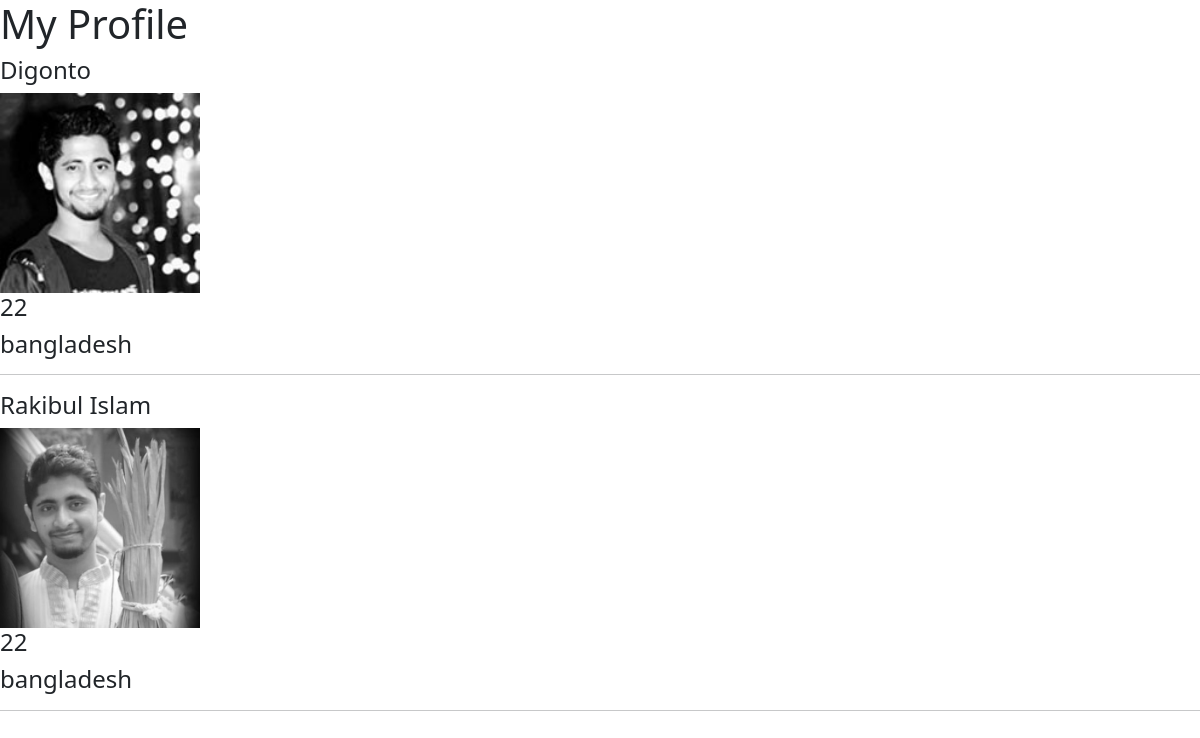
/profile/, run on the app's committed database.
### my_profile/models.py (models this page shows)
class Profile(models.Model):
    name = models.CharField(max_length=30)
    age = models.IntegerField()
    address = models.TextField()
    image = models.ImageField()

### my_profile/views.py (the view)
# urls.py: path('', views.homepage, name='homepage')
def homepage(request):
    profile = Profile.objects.all()
    context = {
        'profile': profile
    }
    return render(request, 'index.html', context)

### templates/index.html (shortened to what this page needs)
<!DOCTYPE html>
<html lang="en">
  <head>
    <link
      href="https://cdn.jsdelivr.net/npm/bootstrap@5.0.0-beta3/dist/css/bootstrap.min.css"
      rel="stylesheet"
    />
  </head>
  <body>
    <h1>My Profile</h1>
    {% for person in profile %}
    <h4>{{person.name}}</h4>
    <img src="{{person.image.url}}" alt="image" />
    <h4>{{person.age}}</h4>
    <h4>{{person.address}}</h4>
    <hr />
    {% endfor %}
  </body>
</html>

### templates/index.html (style rules this page uses)
img { width: 200px; }

### data on the page
Profile: name "Digonto", image (picture), age "22", address "bangladesh"
Profile: name "Rakibul Islam", image (picture), age "22", address "bangladesh"
